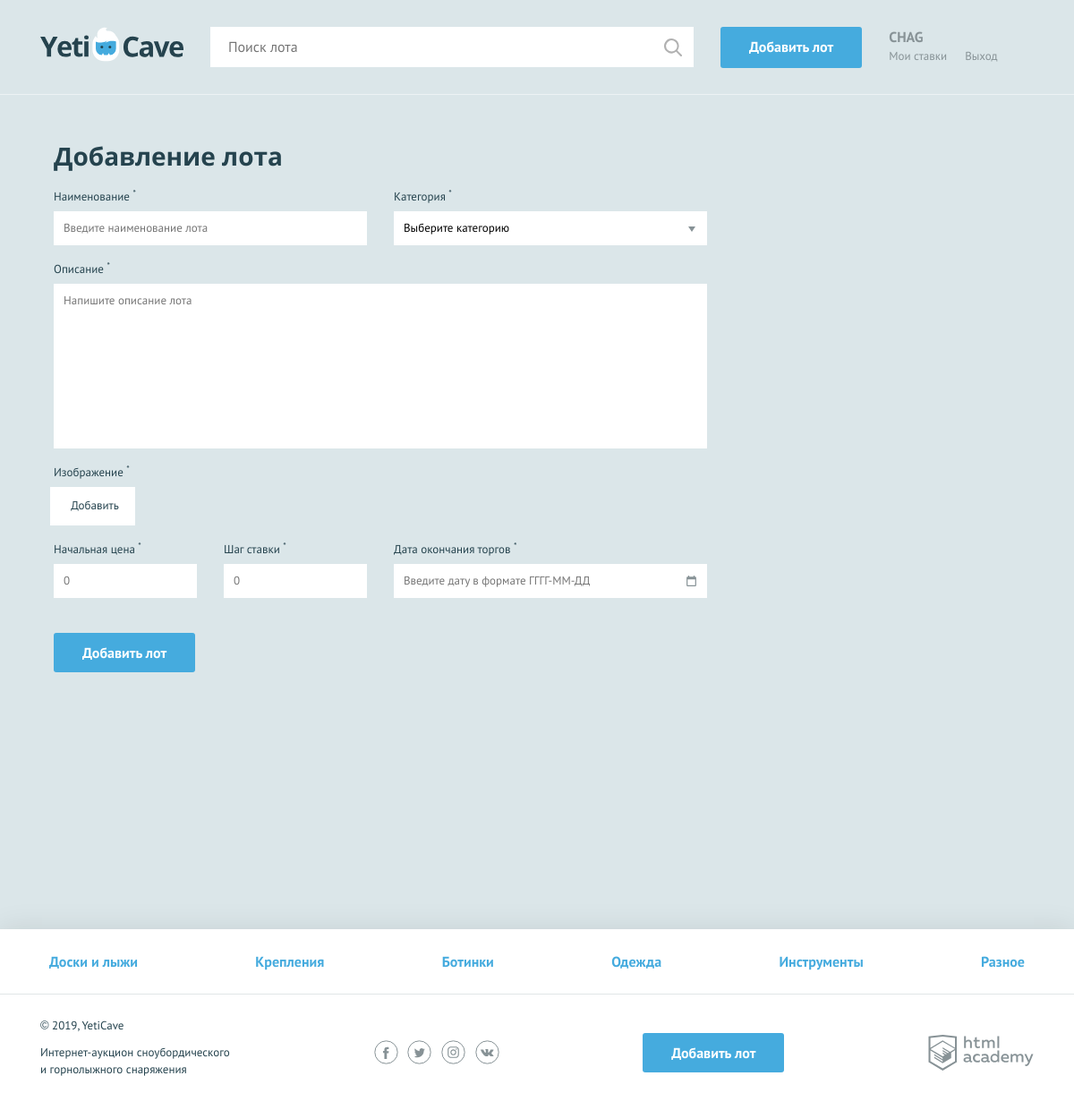
/add2.php, run on the app's committed database.
### tables this page shows
CREATE TABLE categories (
  id INT AUTO_INCREMENT PRIMARY KEY,
  character_code VARCHAR(128) UNIQUE,
  category VARCHAR(128)
);

### helpers.php (called while the page is built, shortened)
<?php
function include_template($name, array $data = []) {
    $name = 'templates/' . $name;
    extract($data);
    require $name;
    $result = ob_get_clean();
    return $result;
}

### functions.php (called while the page is built, shortened)
<?php
function get_arrow($result_query) {
    $row = mysqli_num_rows($result_query);
    if ($row === 1) {
        $arrow = mysqli_fetch_assoc($result_query);
    } else if ($row > 1) {
        $arrow = mysqli_fetch_all($result_query, MYSQLI_ASSOC);
    }
    return $arrow;
}
function getPostVal($value) {
    return $_POST[$value] ?? '';
}

### data.php (called while the page is built)
<?php
$is_auth = rand(0, 1);
$user_name = 'CHAG';

### models.php (called while the page is built, shortened)
<?php
function getCategories($con) {
    if ($con) {
        $sql_cat = "SELECT id, category, character_code FROM categories";
        $result_sql = mysqli_query($con, $sql_cat);
        if ($result_sql) {
            $categories = get_arrow($result_sql);
            return $categories;
        } else {
            print("Оштбка MySQL: " . mysqli_error($con));
        }
    }
}

### templates/add2.php (the view, shortened to what this page needs)
<main>
  <form class="form form--add-lot container form--invalid" action="add2.php" method="POST" enctype="multipart/form-data">
    <h2>Добавление лота</h2>
    <div class="form__container-two">
      <?php $classname = isset($errors['title']) ? "form__item--invalid" : ""; ?>
      <div class="form__item <?= $classname; ?>">
        <label for="title">Наименование <sup>*</sup></label>
        <input id="title" type="text" name="title" placeholder="Введите наименование лота" value="<?= getPostVal('title'); ?>">
      </div>
      <?php $classname = isset($errors['category_id']) ? "form__item--invalid" : ""; ?>
      <div class="form__item <?= $classname; ?>">
        <label for="category">Категория <sup>*</sup></label>
        <select id="category" name="category">
          <option>Выберите категорию</option>
        </select>
      </div>
    </div>
    <?php $classname = isset($errors['lot_description']) ? "form__item--invalid" : ""; ?>
    <div class="form__item form__item--wide <?= $classname; ?>">
      <label for="lot_description">Описание <sup>*</sup></label>
      <textarea id="lot_description" name="lot_description" placeholder="Напишите описание лота"><?= getPostVal('lot_description'); ?></textarea>
    </div>
    <?php $classname = isset($errors['img']) ? "form__item--invalid" : ""; ?>
    <div class="form__item form__item--file <?= $classname; ?>">
      <label>Изображение <sup>*</sup></label>
      <div class="form__input-file">
        <label for="img">
          Добавить
        </label>
      </div>
    </div>
    <div class="form__container-three">
      <?php $classname = isset($errors['start_price']) ? "form__item--invalid" : ""; ?>
      <div class="form__item form__item--small <?= $classname; ?>">
        <label for="start_price">Начальная цена <sup>*</sup></label>
        <input id="start_price" type="text" name="start_price" placeholder="0" value="<?= getPostVal('start_price'); ?>">
      </div>
      <?php $classname = isset($errors['step']) ? "form__item--invalid" : ""; ?>
      <div class="form__item form__item--small <?= $classname; ?>">
        <label for="step">Шаг ставки <sup>*</sup></label>
        <input id="step" type="text" name="step" placeholder="0" value="<?= getPostVal('step'); ?>">
      </div>
      <?php $classname = isset($errors['date_finish']) ? "form__item--invalid" : ""; ?>
      <div class="form__item <?= $classname; ?>">
        <label for="date_finish">Дата окончания торгов <sup>*</sup></label>
        <input class="form__input-date" id="date_finish" type="text" name="date_finish" placeholder="Введите дату в формате ГГГГ-ММ-ДД" value="<?= getPostVal('date_finish'); ?>">
      </div>
    </div>
    <button type="submit" class="button">Добавить лот</button>
  </form>
</main>

### templates/layout.php (shortened to what this page needs)
<!DOCTYPE html>
<html lang="ru">
<head>
    <link href="../css/normalize.min.css" rel="stylesheet">
    <link href="../css/style.css" rel="stylesheet">
</head>
<body>
<div class="page-wrapper">
<header class="main-header">
    <div class="main-header__container container">
        <a class="main-header__logo">
            <img src="../img/logo.svg" width="160" height="39" alt="Логотип компании YetiCave">
        </a>
        <form class="main-header__search" method="get" action="https://echo.htmlacademy.ru" autocomplete="off">
            <input type="search" name="search" placeholder="Поиск лота">
            <input class="main-header__search-btn" type="submit" name="find" value="Найти">
        </form>
        <a class="main-header__add-lot button" href="add2.php">Добавить лот</a>
        <nav class="user-menu">
        <?php if ($is_auth == 1): ?>
            <div class="user-menu__logged">
              <p><?= $user_name; ?></p>
              <a class="user-menu__bets" href="pages/my-bets.html">Мои ставки</a>
              <a class="user-menu__logout" href="#">Выход</a>
            </div>
        <?php endif; ?>
        </nav>
    </div>
</header>
<main class='container'><?= $content; ?></main>
</div>
<footer class="main-footer">
    <nav class="nav">
        <ul class="nav__list container">
            <?php foreach ($categories as $category): ?>
            <li class="nav__item">
                <a href="pages/all-lots.html"><?= $category["category"]; ?></a>
            </li>
        <?php endforeach; ?>
        </ul>
    </nav>
    <div class="main-footer__bottom container">
        <div class="main-footer__copyright">
            <p>© 2019, YetiCave</p>
            <p>Интернет-аукцион сноубордического и горнолыжного снаряжения</p>
        </div>
        <div class="main-footer__social social">
            <a class="social__link social__link--facebook" href="#">
            </a>
            <a class="social__link social__link--twitter" href="#">
            </a>
            <a class="social__link social__link--instagram" href="#">
            </a>
            <a class="social__link social__link--vkontakte" href="#">
            </a>
        </div>
        <a class="main-footer__add-lot button" href="add.php">Добавить лот</a>
        <div class="main-footer__developed-by">
            <a class="logo-academy" href="https://htmlacademy.ru/intensive/php">
            </a>
        </div>
    </div>
</footer>
</body>
</html>

### data on the page
categories: category "Доски и лыжи"
categories: category "Крепления"
categories: category "Ботинки"
categories: category "Одежда"
categories: category "Инструменты"
categories: category "Разное"

### other printed values
$user_name "CHAG"
